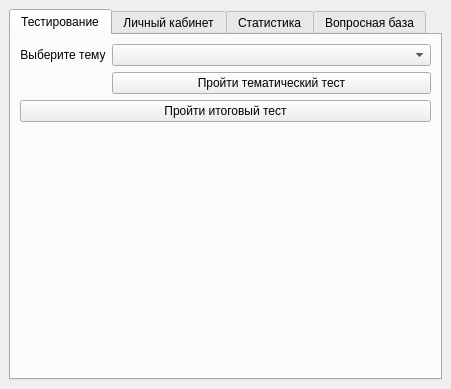
<?xml version="1.0" encoding="UTF-8"?>
<ui version="4.0">
 <class>AdminWindow</class>
 <widget class="QMainWindow" name="AdminWindow">
  <property name="geometry">
   <rect>
    <x>0</x>
    <y>0</y>
    <width>451</width>
    <height>389</height>
   </rect>
  </property>
  <property name="windowTitle">
   <string>Система тестирования</string>
  </property>
  <widget class="QWidget" name="centralwidget">
   <layout class="QVBoxLayout" name="verticalLayout">
    <item>
     <widget class="QTabWidget" name="tabWidget">
      <property name="currentIndex">
       <number>0</number>
      </property>
      <widget class="QWidget" name="tab">
       <attribute name="title">
        <string>Тестирование</string>
       </attribute>
       <layout class="QFormLayout" name="formLayout">
        <item row="0" column="0">
         <widget class="QLabel" name="label">
          <property name="text">
           <string>Выберите тему</string>
          </property>
          <property name="alignment">
           <set>Qt::AlignCenter</set>
          </property>
         </widget>
        </item>
        <item row="0" column="1">
         <widget class="QComboBox" name="questionThemeComboBox"/>
        </item>
        <item row="1" column="1">
         <widget class="QPushButton" name="themeTestButton">
          <property name="text">
           <string>Пройти тематический тест</string>
          </property>
         </widget>
        </item>
        <item row="5" column="0" colspan="2">
         <widget class="QLabel" name="errorTestLabel">
          <property name="text">
           <string/>
          </property>
         </widget>
        </item>
        <item row="3" column="0" colspan="2">
         <widget class="QPushButton" name="genetalTestButton">
          <property name="text">
           <string>Пройти итоговый тест</string>
          </property>
         </widget>
        </item>
       </layout>
      </widget>
      <widget class="QWidget" name="tab_2">
       <attribute name="title">
        <string>Личный кабинет</string>
       </attribute>
       <layout class="QVBoxLayout" name="verticalLayout_2">
        <item>
         <widget class="QScrollArea" name="scrollArea">
          <property name="widgetResizable">
           <bool>true</bool>
          </property>
          <widget class="QWidget" name="scrollAreaWidgetContents">
           <property name="geometry">
            <rect>
             <x>0</x>
             <y>0</y>
             <width>394</width>
             <height>436</height>
            </rect>
           </property>
           <layout class="QFormLayout" name="formLayout_2">
            <item row="0" column="0">
             <widget class="QLabel" name="label_14">
              <property name="text">
               <string>Фото</string>
              </property>
             </widget>
            </item>
            <item row="0" column="1">
             <widget class="QGraphicsView" name="photoView"/>
            </item>
            <item row="1" column="1">
             <widget class="QPushButton" name="pushButton_5">
              <property name="text">
               <string>Загрузить фото</string>
              </property>
             </widget>
            </item>
            <item row="2" column="0">
             <widget class="QLabel" name="label_5">
              <property name="text">
               <string>Пароль*</string>
              </property>
             </widget>
            </item>
            <item row="2" column="1">
             <widget class="QLineEdit" name="passwordLineEdit"/>
            </item>
            <item row="3" column="0">
             <widget class="QLabel" name="label_7">
              <property name="text">
               <string>Имя*</string>
              </property>
             </widget>
            </item>
            <item row="3" column="1">
             <widget class="QLineEdit" name="nameLine"/>
            </item>
            <item row="4" column="0">
             <widget class="QLabel" name="label_6">
              <property name="text">
               <string>Фамилия*</string>
              </property>
             </widget>
            </item>
            <item row="4" column="1">
             <widget class="QLineEdit" name="surnameLine"/>
            </item>
            <item row="5" column="0">
             <widget class="QLabel" name="label_13">
              <property name="text">
               <string>Отчество</string>
              </property>
             </widget>
            </item>
            <item row="5" column="1">
             <widget class="QLineEdit" name="faternityLine"/>
            </item>
            <item row="6" column="0">
             <widget class="QLabel" name="label_8">
              <property name="text">
               <string>Дата рождения*</string>
              </property>
             </widget>
            </item>
            <item row="7" column="0">
             <widget class="QLabel" name="label_9">
              <property name="text">
               <string>Группа*</string>
              </property>
             </widget>
            </item>
            <item row="7" column="1">
             <widget class="QComboBox" name="group">
              <item>
               <property name="text">
                <string>None</string>
               </property>
              </item>
             </widget>
            </item>
            <item row="8" column="0">
             <widget class="QLabel" name="label_10">
              <property name="text">
               <string>Секретный вопрос*</string>
              </property>
             </widget>
            </item>
            <item row="8" column="1">
             <widget class="QComboBox" name="question"/>
            </item>
            <item row="9" column="0">
             <widget class="QLabel" name="label_11">
              <property name="text">
               <string>Ответ*</string>
              </property>
             </widget>
            </item>
            <item row="9" column="1">
             <widget class="QLineEdit" name="answerLine"/>
            </item>
            <item row="10" column="0">
             <widget class="QLabel" name="label_3">
              <property name="text">
               <string>Эл. почта*</string>
              </property>
             </widget>
            </item>
            <item row="10" column="1">
             <widget class="QLineEdit" name="emailLine"/>
            </item>
            <item row="11" column="0">
             <widget class="QLabel" name="label_12">
              <property name="text">
               <string>Телефон</string>
              </property>
             </widget>
            </item>
            <item row="11" column="1">
             <widget class="QLineEdit" name="phoneLine"/>
            </item>
            <item row="12" column="1">
             <widget class="QPushButton" name="acceptChangesButton">
              <property name="text">
               <string>Подтвердить изменения</string>
              </property>
             </widget>
            </item>
            <item row="15" column="0" colspan="2">
             <widget class="QLabel" name="label_2">
              <property name="text">
               <string>После внесения изменений, потребуется перезайти</string>
              </property>
              <property name="alignment">
               <set>Qt::AlignCenter</set>
              </property>
             </widget>
            </item>
            <item row="16" column="0" colspan="2">
             <widget class="QLabel" name="errorChangesLabel">
              <property name="text">
               <string/>
              </property>
             </widget>
            </item>
            <item row="6" column="1">
             <widget class="QLineEdit" name="dateOfBirthLine"/>
            </item>
           </layout>
          </widget>
         </widget>
        </item>
       </layout>
      </widget>
      <widget class="QWidget" name="tab_3">
       <attribute name="title">
        <string>Статистика</string>
       </attribute>
       <layout class="QVBoxLayout" name="verticalLayout_3">
        <item>
         <widget class="QScrollArea" name="scrollArea_2">
          <property name="widgetResizable">
           <bool>true</bool>
          </property>
          <widget class="QWidget" name="scrollAreaWidgetContents_2">
           <property name="geometry">
            <rect>
             <x>0</x>
             <y>0</y>
             <width>407</width>
             <height>325</height>
            </rect>
           </property>
           <layout class="QVBoxLayout" name="verticalLayout_6">
            <item>
             <widget class="QLabel" name="statisticLabel">
              <property name="text">
               <string>TextLabel</string>
              </property>
             </widget>
            </item>
            <item>
             <widget class="QPushButton" name="viewGraphicsButton">
              <property name="text">
               <string>Отобразить графики</string>
              </property>
             </widget>
            </item>
           </layout>
          </widget>
         </widget>
        </item>
       </layout>
      </widget>
      <widget class="QWidget" name="tab_5">
       <attribute name="title">
        <string>Вопросная база</string>
       </attribute>
       <layout class="QVBoxLayout" name="verticalLayout_7">
        <item>
         <widget class="QLabel" name="label_15">
          <property name="text">
           <string>Группа вопросов:</string>
          </property>
         </widget>
        </item>
        <item>
         <widget class="QComboBox" name="groupsOfQuestionsBox"/>
        </item>
        <item>
         <widget class="QLabel" name="label_4">
          <property name="text">
           <string>Список вопросов</string>
          </property>
         </widget>
        </item>
        <item>
         <widget class="QComboBox" name="questionsComboBox"/>
        </item>
        <item>
         <widget class="QPushButton" name="editQuestionButton">
          <property name="text">
           <string>Редактировать вопрос</string>
          </property>
         </widget>
        </item>
        <item>
         <layout class="QFormLayout" name="formLayout_3">
          <property name="labelAlignment">
           <set>Qt::AlignLeading|Qt::AlignLeft|Qt::AlignVCenter</set>
          </property>
          <item row="1" column="0">
           <widget class="QPushButton" name="hideQuestionButton">
            <property name="text">
             <string>Скрыть вопрос</string>
            </property>
           </widget>
          </item>
          <item row="1" column="1">
           <widget class="QPushButton" name="hideGroupOfQuestionsButton">
            <property name="text">
             <string>Скрыть группу Вопросов</string>
            </property>
           </widget>
          </item>
          <item row="0" column="1">
           <widget class="QPushButton" name="deleteGroupOfQuestionsButton">
            <property name="text">
             <string>Удалить группу вопросов</string>
            </property>
           </widget>
          </item>
          <item row="0" column="0">
           <widget class="QPushButton" name="deleteQuestionButton">
            <property name="text">
             <string>Удалить вопрос</string>
            </property>
           </widget>
          </item>
         </layout>
        </item>
        <item>
         <widget class="QPushButton" name="AddQuestionButton">
          <property name="text">
           <string>Добавить вопрос</string>
          </property>
         </widget>
        </item>
       </layout>
      </widget>
     </widget>
    </item>
   </layout>
  </widget>
 </widget>
 <resources/>
 <connections/>
</ui>
